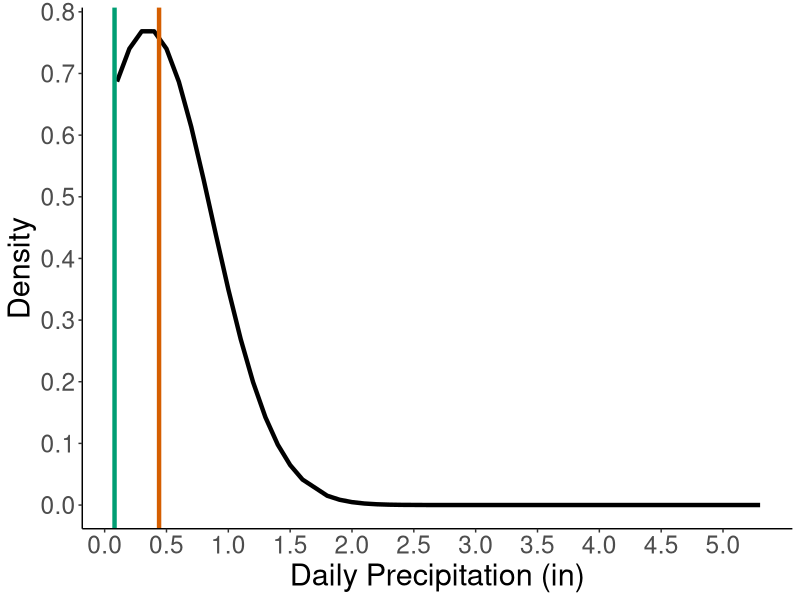

Generate this figure with R:
## ---- chunk 1
library(lubridate)
library(tidyverse)
library(ggpubr)
library(here)
library(RColorBrewer)
## ---- chunk 2
## read in wailupe precip data from NOAA
wailupe_77_rain <- read.csv(here("climate_change_data", "probabilty_distribution", "NOAA_WailupeHawaiiKai_77.csv"))

##Use lubridate to clean up the dates and times
wailupe_77_rain$DATE <- ymd(wailupe_77_rain$DATE)

## ---- chunk 3
## for wailupe 1977-2014
wailupe_tidy_77 <- wailupe_77_rain %>% 
  rename(station = STATION, station_name = STATION_NAME, elevation = ELEVATION, 
         lat = LATITUDE, lon = LONGITUDE, date = DATE, time = TIME, qgag = QGAG, 
         qgag_flag = Measurement.Flag, qgag_qual = Quality.Flag, qgag_units = Units, 
         qpcp = QPCP, qpcp_flag = Measurement.Flag.1, qpcp_qual = Quality.Flag.1, 
         qpcp_units = Units.1) %>% #renames columns
  filter(station_name == "WAILUPE VALLEY SCHOOL 723.6 HI US") %>% #filter to Wailupe gauge only
  filter(qpcp != "-9999",
         qpcp != "999",
         qpcp != "999.99",
         qpcp_flag != "g",
         qpcp_flag != "{",
         qpcp_flag != "}",
         qpcp_flag != "[",
         qpcp_flag != "]",
         qgag != "-9999.00",
         qgag != "-9999",
         qgag_flag != "g",
         qgag_flag != "V",
         qgag_flag != "P",
         qgag_flag != "{",
         qgag_flag != "}",
         qgag_flag != "[",
         qgag_flag != "]") ## removes all flagged data


## daily total precip
wailupe_daily_77 <- wailupe_tidy_77 %>%  
  group_by(date) %>%
  summarize(
    daily_pcp = sum(qpcp),
    daily_vol = sum(qgag)) ## gives total summed precip data per day. HT is given in inches.

wailupe_daily_77$date <- ymd(wailupe_daily_77$date)
wailupe_tidy_77$date <- ymd(wailupe_tidy_77$date)
## ---- chunk 4
z=wailupe_daily_77$daily_pcp

dStandardNormal <- data.frame(daily_pcp=z,
                               Density=dnorm(z, mean=0.3498252, sd=0.5167536),
                               Distribution=pnorm(z, mean=0.3498252, sd=0.5167536),
                              Quantile = qnorm(z, mean=0.3498252, sd=0.5167536))  
## add color pallete 
cbp2 <- c("#000000", "#009E73",
           "#D55E00")

## take average of March 14, 2009
wailupe_tidy_77_march14 <- wailupe_tidy_77 %>% 
  filter(date >= as.Date("2009-03-14") & date <= as.Date("2009-03-14"))

mean(wailupe_tidy_77_march14$qpcp) # mean of March 14, 2009 storm = 0.2

## plot density distribution plot
pdf_plot_density <- ggplot(data=dStandardNormal, aes(x=daily_pcp, y= Density)) +
  geom_line(size=1.5) +
  theme_classic() +
  labs(x= "Daily Precipitation (in)") +
  geom_vline(xintercept = 0.44, linetype="solid",  ## 2.20 (Max MCF) * 0.2 = 0.44
                color = "#D55E00", size=1.5) +
  geom_vline(xintercept = 0.08, linetype="solid",  ## 0.40 (Min MCF) * 0.2 = 0.08
                color = "#009E73", size=1.5) +
  # annotate("text", x = 4.75, y = 0.75, label = "Max MCF * avg pcp", color = "#D55E00", size =5) +
  # annotate("text", x = 4.75, y = 0.70, label = "Min MCF * avg pcp", color = "#009E73",size =5) +
    theme(text = element_text(size=22)) +
scale_x_continuous(breaks=seq(0,5,0.5)) +
scale_y_continuous(breaks=seq(0,0.8,0.1))

pdf_plot_density

#  ggsave('pdf_MCF_mar14.png', pdf_plot_density_corrected2, width = 16, height = 9, units = "in")
